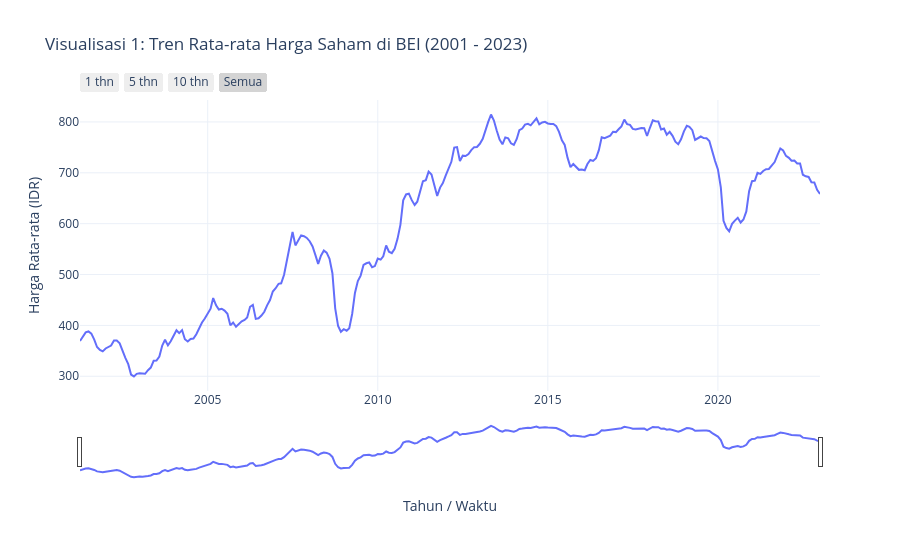

Notebook source saved alongside this figure:
### Markdown cell above
## Bagian 3: Minimal 6 Visualisasi Interaktif (Plotly / Altair)

Bangun minimal 6 visualisasi interaktif yang mencakup:
- Visualisasi 1: Tren deret waktu (Line chart dengan range slider)
- Visualisasi 2: Distribusi variabel utama (Box plot / Histogram / Violin plot)
- Visualisasi 3: Korelasi antar-variabel numerik (Heatmap / Scatter plot sampling)
- Visualisasi 4: Komposisi kategori utama (Bar chart / Treemap)
- Visualisasi 5: Analisis siklus musiman / perbandingan kelompok
- Visualisasi 6: Pola spasial atau korelasi multi-dimensi

### Code cell
# Visualisasi 1: Tren Waktu Interaktif
# fig1 = px.line(...)
# fig1.show()

# Tren Rata-rata Harga Saham Bulanan
df_monthly_chart = (
    df.sort("timestamp")
    .group_by_dynamic("timestamp", every="1mo")
    .agg([
        pl.col("close").mean().round(2).alias("avg_market_price"),
        (pl.col("volume").sum() / 1e9).round(2).alias("total_volume_miliar")
    ])
)
fig1 = px.line(
    df_monthly_chart.to_pandas(),
    x="timestamp",
    y="avg_market_price",
    title="Visualisasi 1: Tren Rata-rata Harga Saham di BEI (2001 - 2023)",
    labels={"timestamp": "Tahun / Waktu", "avg_market_price": "Harga Rata-rata (IDR)"},
    template="plotly_white"
)

fig1.update_xaxes(
    rangeslider_visible=True,
    rangeselector=dict(
        buttons=list([
            dict(count=1, label="1 thn", step="year", stepmode="backward"),
            dict(count=5, label="5 thn", step="year", stepmode="backward"),
            dict(count=10, label="10 thn", step="year", stepmode="backward"),
            dict(step="all", label="Semua")
        ])
    )
)
fig1.show()

### Figure 1 — Plotly figure (JSON) as saved in the notebook; plotly's stock layout.template omitted (floating-point values rounded to 4 significant figures; data arrays with more than 128 entries replaced by an {"elided": "..."} marker saying what was removed)
{"data": [{"hovertemplate": "Tahun / Waktu=%{x}<br>Harga Rata-rata (IDR)=%{y}<extra></extra>", "legendgroup": "", "line": {"color": "#636efa", "dash": "solid"}, "marker": {"symbol": "circle"}, "mode": "lines", "name": "", "orientation": "v", "showlegend": false, "type": "scatter", "x": {"elided": "262 str values"}, "xaxis": "x", "y": {"elided": "262 float values"}, "yaxis": "y"}], "layout": {"legend": {"tracegroupgap": 0}, "title": {"text": "Visualisasi 1: Tren Rata-rata Harga Saham di BEI (2001 - 2023)"}, "xaxis": {"anchor": "y", "domain": [0, 1], "rangeselector": {"buttons": [{"count": 1, "label": "1 thn", "step": "year", "stepmode": "backward"}, {"count": 5, "label": "5 thn", "step": "year", "stepmode": "backward"}, {"count": 10, "label": "10 thn", "step": "year", "stepmode": "backward"}, {"label": "Semua", "step": "all"}]}, "rangeslider": {"visible": true}, "title": {"text": "Tahun / Waktu"}}, "yaxis": {"anchor": "x", "domain": [0, 1], "title": {"text": "Harga Rata-rata (IDR)"}}}}
